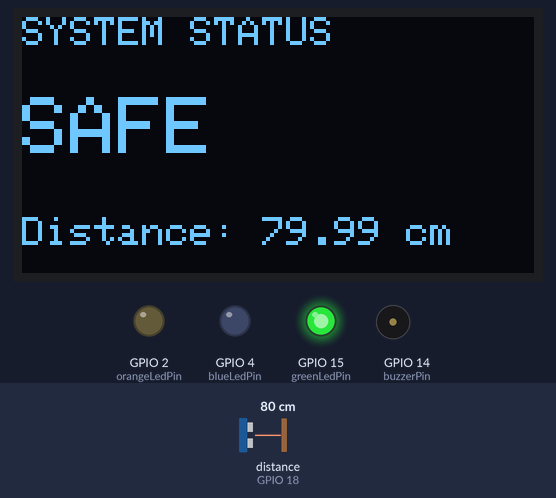
A sketch run on a simulated ESP32. Parts: 128×64 one-colour display, output pins drawn as LEDs (lit = HIGH), buzzer (waves = sounding, pin HIGH). Wiring (inferred from the names in the program): ultrasonic range finder: trigger GPIO 5; echo GPIO 18. Inputs (shaded band) come from the test bench; at power-on: distance to the obstacle (sensor on GPIO 18) 80 cm. The echo pulse lasts 58.3 µs per cm; pins used as bus, display or sensor lines are not drawn; what the sketch prints to the serial monitor is not drawn.

Above: at 3.2 s.
3.3 s: distance to the obstacle (sensor on GPIO 18) set to 12 cm
At 4.3 s:
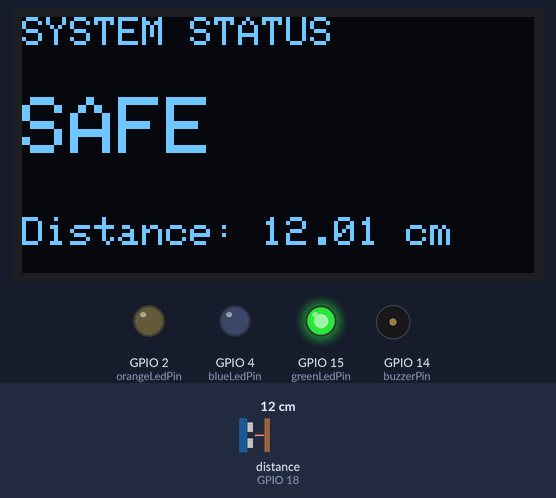
4.9 s: distance to the obstacle (sensor on GPIO 18) set to 9 cm
At 6.2 s:
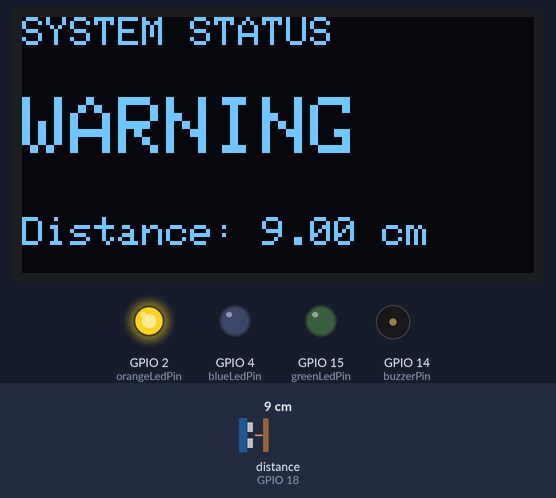
6.5 s: distance to the obstacle (sensor on GPIO 18) set to 6 cm
At 7.0 s:
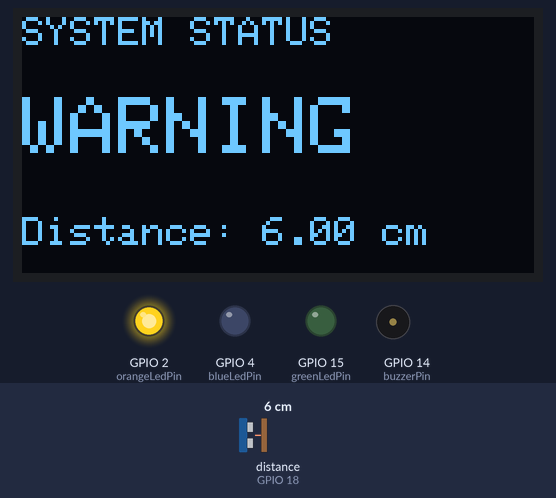
8.1 s: distance to the obstacle (sensor on GPIO 18) set to 3 cm
At 8.9 s:
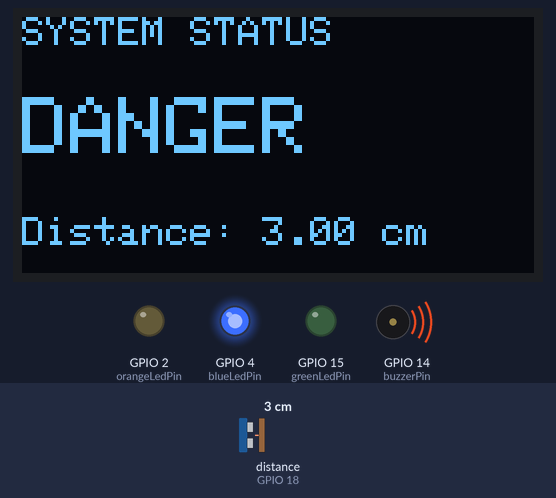
Timing chart, 0 to 10.7 s (numbered marks = the images above; inputs shaded):
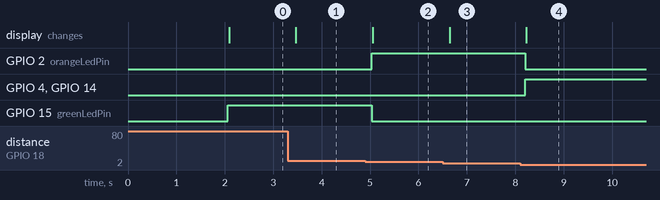

The sketch:

ultrasonic_alert_system.ino
```cpp
/*************************************************
 * ESP32 Ultrasonic Distance Alert System
 * Author : Milad Mohseni
 * Board  : ESP32 (30-pin)
 *
 * Description:
 * -----------------------------------------------
 * This project measures distance using the
 * HC-SR04 ultrasonic sensor.
 *
 * Depending on the measured distance:
 *
 * SAFE     -> Green LED ON
 * WARNING  -> Orange LED ON
 * DANGER   -> Blue LED ON + Buzzer
 *
 * OLED displays:
 * - Live distance
 * - Current system status
 *
 *************************************************/


// -----------------------------
// LIBRARIES
// -----------------------------

#include <Wire.h>

#include <Adafruit_GFX.h>

#include <Adafruit_SSD1306.h>


// -----------------------------
// OLED CONFIGURATION
// -----------------------------

#define SCREEN_WIDTH 128

#define SCREEN_HEIGHT 64


// Create OLED display object
Adafruit_SSD1306 display(SCREEN_WIDTH, SCREEN_HEIGHT, &Wire, -1);


// -----------------------------
// ULTRASONIC SENSOR PINS
// -----------------------------

const int trigPin = 5;

const int echoPin = 18;


// -----------------------------
// LED PINS
// -----------------------------

// Green LED = SAFE
const int greenLedPin = 15;

// Orange LED = WARNING
const int orangeLedPin = 2;

// Blue LED = DANGER
const int blueLedPin = 4;


// -----------------------------
// BUZZER PIN
// -----------------------------

const int buzzerPin = 14;


// -----------------------------
// VARIABLES
// -----------------------------

long duration;

float distance;


// -----------------------------
// SETUP
// -----------------------------

void setup()
{
  // Start serial monitor
  Serial.begin(115200);


  // -----------------------------
  // PIN MODES
  // -----------------------------

  pinMode(trigPin, OUTPUT);

  pinMode(echoPin, INPUT);


  pinMode(greenLedPin, OUTPUT);

  pinMode(orangeLedPin, OUTPUT);

  pinMode(blueLedPin, OUTPUT);


  pinMode(buzzerPin, OUTPUT);


  // -----------------------------
  // START OLED
  // -----------------------------

  // Start I2C communication
  Wire.begin(21, 22);


  // Initialize OLED display
  if(!display.begin(SSD1306_SWITCHCAPVCC, 0x3C))
  {
    // Stop everything if OLED fails
    while(true);
  }


  // Clear screen
  display.clearDisplay();


  // Text settings
  display.setTextSize(2);

  display.setTextColor(SSD1306_WHITE);


  // Initial message
  display.setCursor(10, 20);

  display.println("SYSTEM");

  display.println("READY");


  // Show on OLED
  display.display();

  delay(2000);
}


// -----------------------------
// MAIN LOOP
// -----------------------------

void loop()
{

  // -----------------------------
  // SEND TRIGGER PULSE
  // -----------------------------

  // Make sure trigger starts LOW
  digitalWrite(trigPin, LOW);

  delayMicroseconds(2);


  // Send 10 microsecond pulse
  digitalWrite(trigPin, HIGH);

  delayMicroseconds(10);

  digitalWrite(trigPin, LOW);


  // -----------------------------
  // READ ECHO TIME
  // -----------------------------

  // Measure pulse duration
  duration = pulseIn(echoPin, HIGH);


  // -----------------------------
  // CALCULATE DISTANCE
  // -----------------------------

  // Formula:
  // distance = time × speed of sound / 2

  distance = duration * 0.0343 / 2;


  // -----------------------------
  // PRINT TO SERIAL MONITOR
  // -----------------------------

  Serial.print("Distance: ");

  Serial.print(distance);

  Serial.println(" cm");


  // -----------------------------
  // SAFE STATE
  // -----------------------------

  // Object farther than 10 cm

  if(distance > 10)
  {
    // LEDs
    digitalWrite(greenLedPin, HIGH);

    digitalWrite(orangeLedPin, LOW);

    digitalWrite(blueLedPin, LOW);


    // Buzzer OFF
    digitalWrite(buzzerPin, LOW);


    // OLED
    display.clearDisplay();

    display.setTextSize(1);

    display.setCursor(0, 0);

    display.println("SYSTEM STATUS");


    display.setTextSize(2);

    display.setCursor(0, 20);

    display.println("SAFE");


    display.setTextSize(1);

    display.setCursor(0, 50);

    display.print("Distance: ");

    display.print(distance);

    display.println(" cm");


    display.display();
  }


  // -----------------------------
  // WARNING STATE
  // -----------------------------

  // Object between 5 and 10 cm

  else if(distance > 5 && distance <= 10)
  {
    // LEDs
    digitalWrite(greenLedPin, LOW);

    digitalWrite(orangeLedPin, HIGH);

    digitalWrite(blueLedPin, LOW);


    // Buzzer OFF
    digitalWrite(buzzerPin, LOW);


    // OLED
    display.clearDisplay();

    display.setTextSize(1);

    display.setCursor(0, 0);

    display.println("SYSTEM STATUS");


    display.setTextSize(2);

    display.setCursor(0, 20);

    display.println("WARNING");


    display.setTextSize(1);

    display.setCursor(0, 50);

    display.print("Distance: ");

    display.print(distance);

    display.println(" cm");


    display.display();
  }


  // -----------------------------
  // DANGER STATE
  // -----------------------------

  // Object closer than 20 cm

  else
  {
    // LEDs
    digitalWrite(greenLedPin, LOW);

    digitalWrite(orangeLedPin, LOW);

    digitalWrite(blueLedPin, HIGH);


    // Turn buzzer ON
    digitalWrite(buzzerPin, HIGH);


    // OLED
    display.clearDisplay();

    display.setTextSize(1);

    display.setCursor(0, 0);

    display.println("SYSTEM STATUS");


    display.setTextSize(2);

    display.setCursor(0, 20);

    display.println("DANGER");


    display.setTextSize(1);

    display.setCursor(0, 50);

    display.print("Distance: ");

    display.print(distance);

    display.println(" cm");


    display.display();
  }


  // -----------------------------
  // SMALL DELAY
  // -----------------------------

  delay(200);
}
```

Measured:
- the behaviour switches between 11 and 10 cm on distance to the obstacle (sensor on GPIO 18) (found by bisection; images 1 and 2)
- the behaviour switches between 5 and 4 cm on distance to the obstacle (sensor on GPIO 18) (found by bisection; images 3 and 4)
- after the input at 3.3 s, the display: changes after 0.17 s (image 1)
- after the input at 4.9 s, GPIO 2 (orangeLedPin): LOW → HIGH after 0.13 s; GPIO 15 (greenLedPin): HIGH → LOW after 0.13 s; the display: changes after 0.16 s (image 2)
- after the input at 6.5 s, the display: changes after 0.14 s (image 3)
- after the input at 8.1 s, GPIO 2 (orangeLedPin): HIGH → LOW after 0.10 s; GPIO 4 (blueLedPin), GPIO 14 (buzzerPin): LOW → HIGH after 0.10 s; the display: changes after 0.13 s (image 4)
